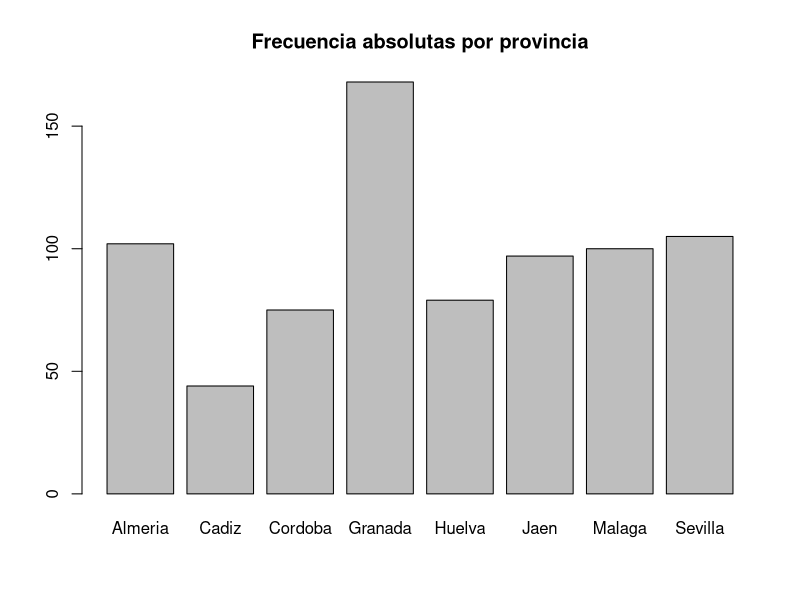
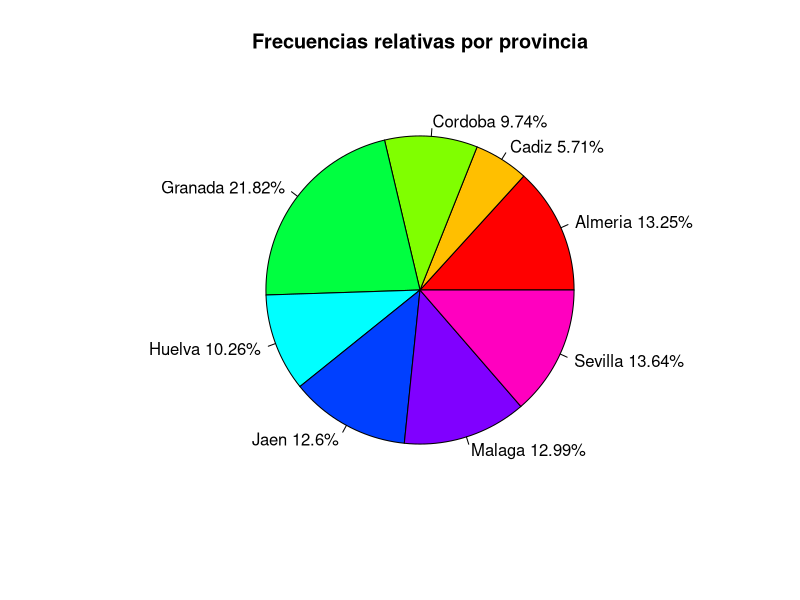
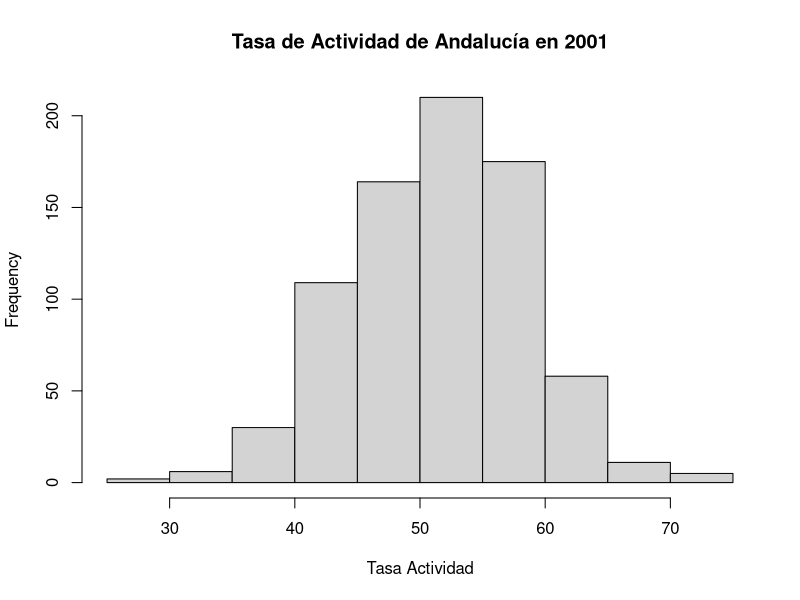
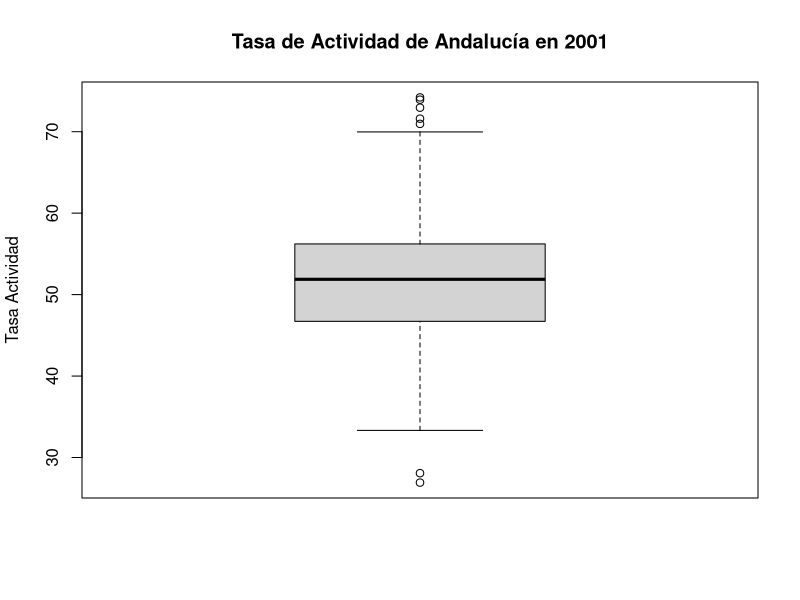
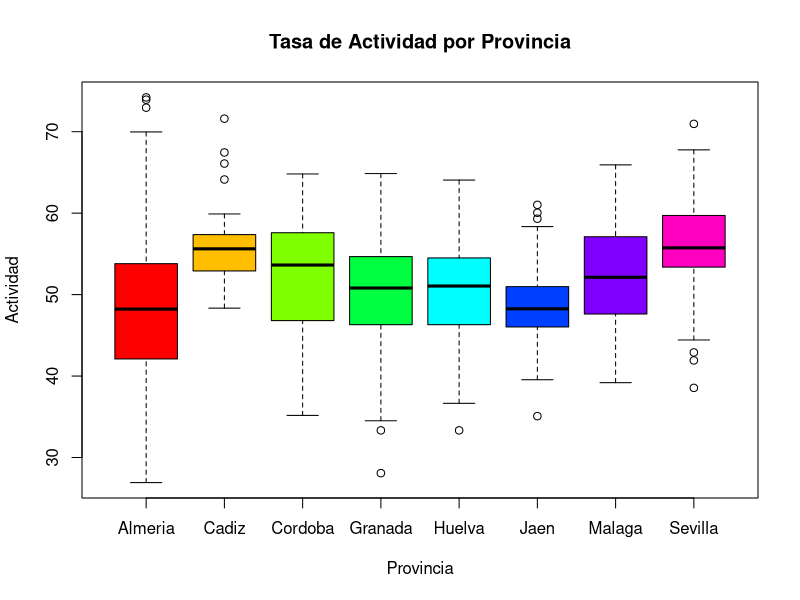

Recreate these plots in R, in order.
#####################1. Cálculo de nuevas variables, recodificación y filtrado#####################

#Importamos el fichero de jaen
#Código INE del municipio.
#Nombre del municipio.
#Consumo de energía eléctrica en megavatios por hora.
#Consumo medio de agua en invierno, en metros cúbicos por día.
#Consumo medio de agua en verano, en metros cúbicos por día.
#Destino de los residuos sólidos urbanos: las posibilidades son vertedero controlado, vertedero incontrolado, compostaje.
#Cantidad de residuos sólidos urbanos, en toneladas.

#1. Importar el fichero JaenIndicadores.txt y denominar a la hoja de datos (data frame) Datos.Jaen
Datos.Jaen <- read.table('./Datos/JaenIndicadores-utf8.txt',sep="\t", header=TRUE, encoding  ="UTF-8")
#Limpiar datos faltantes
Datos.Jaen <- Datos.Jaen[!Datos.Jaen$poblacion == "..", ]
options(warn=-1)
#Cambiar comas por puntos para poder calcular más tarde
Datos.Jaen$residuoscant <- gsub("\\,", ".", Datos.Jaen$residuoscant)
#Cambiar a numerico o doble las variables para los calculos
Datos.Jaen$poblacion <- (as.numeric(as.character(Datos.Jaen$poblacion)))
Datos.Jaen$consumoelec <- (as.numeric(as.character(Datos.Jaen$consumoelec)))
Datos.Jaen$consumoaguainv <- (as.numeric(as.character(Datos.Jaen$consumoaguainv)))
Datos.Jaen$consumoaguaver <- (as.numeric(as.character(Datos.Jaen$consumoaguaver)))
Datos.Jaen$residuoscant <- (as.double(Datos.Jaen$residuoscant))

#2. Recodificar la variable Poblacion en una variable cualitativa tipo factor llamada Tamaño con tres categorías:
#  Si la población es inferior a 2000 habitantes, Tamaño será “Pequeño”.
#  Si la población está entre 2000 y 4500 habitantes, Tamaño será “Mediano”.
#  Si la población es superior a 4500 habitantes, Tamaño será “Grande”.


Datos.Jaen$poblacioncat[Datos.Jaen$poblacion<= 2000] <- "Pequeño"

Datos.Jaen$poblacioncat[Datos.Jaen$poblacion> 2000 & (as.numeric(as.character(Datos.Jaen$poblacion)))< 4500] <- "Mediano"

Datos.Jaen$poblacioncat[Datos.Jaen$poblacion>= 4500] <- "Grande"

Datos.Jaen$poblacioncat <- as.factor(Datos.Jaen$poblacioncat)

#Datos.Jaen$poblacion <- Datos.Jaen$poblacioncat 

#Datos.Jaen<-Datos.Jaen[1:8]

options(warn=0)
#3. Calcular los siguientes promedios que se especifican a continuación y añadirlos como nuevas variables al fichero Datos.Jaen obtenidas a partir de las variables existentes: 
#  Variable elec.hab que contendrá el consumo de energía eléctrica por habitante, obtenida como Consumo.de.energia.electrica/Poblacion
#  Variable agua.hab que contendrá el consumo medio de agua por habitante y día, obtenida como (Consumo.de.agua..Invierno + Consumo.de.agua..V erano)/Poblacion
#  Variable res.hab que contendrá los residuos sólidos urbanos por habitante, obtenida como Residuos.solidos.urbanos..Cantidad/Poblacion
Datos.Jaen$elec.hab <- Datos.Jaen$consumoelec/Datos.Jaen$poblacion
Datos.Jaen$agua.hab <- (Datos.Jaen$consumoaguainv+Datos.Jaen$consumoaguaver)/Datos.Jaen$poblacion
Datos.Jaen$res.hab <- Datos.Jaen$residuoscant/Datos.Jaen$poblacion

#4. Crear una nueva hoja de datos con todas las variables que contiene actualmente el data frame Datos.Jaen, pero referida 
#sólo a los municipios de tamaño mediano y denominarla Datos.Jaen.Medianos

Datos.Jaen.Medianos <- Datos.Jaen[Datos.Jaen$poblacioncat == 'Mediano',]

#5. Guardar la hoja de datos Datos.Jaen con las nuevas variables creadas en los apartados anteriores y la hoja que contiene 
#los datos de las poblaciones medianas (Datos.Jaen.Medianos) en un archivo de datos de R y llamadlo JaenIndicadores.RData

save(Datos.Jaen, Datos.Jaen.Medianos, file = "./Datos/JaenIndicadores.RData")


#####################2. Análisis Estadístico Descriptivo de Datos#####################

#1. Importar el fichero Andalucia.txt y denominar a la hoja de datos (data frame) Datos.Andalucia. Comprobar si en el archivo 
#.txt hay datos faltantes y cómo están codificados.

Datos.Andalucia <-  read.table('./Datos/Andalucia-utf8.txt',sep="\t", header=TRUE, encoding  ="UTF-8")
Datos.Andalucia[Datos.Andalucia$Renta.familiar.por.habitante.2003 == "..","Renta.familiar.por.habitante.2003"] <- NA

#2. A partir de la variable código INE, construir una variable tipo factor que distinga la provincia de pertenencia de cada municipio,
#denominarla “Provincia” y añadirla al data frame. 
#head(ine)
Datos.fProv = c("Almeria","Cadiz","Cordoba","Granada","Huelva","Jaen","Malaga","Sevilla")

Datos.Andalucia$IdINE <- substr(Datos.Andalucia$Codigo.INE,1,nchar(Datos.Andalucia$Codigo.INE)-3)

Datos.Andalucia$Provincia[Datos.Andalucia$IdINE == 4] <- Datos.fProv[1]
Datos.Andalucia$Provincia[Datos.Andalucia$IdINE == 11] <- Datos.fProv[2]
Datos.Andalucia$Provincia[Datos.Andalucia$IdINE == 14] <- Datos.fProv[3]
Datos.Andalucia$Provincia[Datos.Andalucia$IdINE == 18] <- Datos.fProv[4]
Datos.Andalucia$Provincia[Datos.Andalucia$IdINE == 21] <- Datos.fProv[5]
Datos.Andalucia$Provincia[Datos.Andalucia$IdINE == 23] <- Datos.fProv[6]
Datos.Andalucia$Provincia[Datos.Andalucia$IdINE == 29] <- Datos.fProv[7]
Datos.Andalucia$Provincia[Datos.Andalucia$IdINE == 41] <- Datos.fProv[8]

#Obtener la distribución de frecuencias absolutas y relativas, un diagrama de barras con las frecuencias absolutas y un 
#diagrama de sectores con las frecuencias relativas en porcentajes de esta variable tipo factor. 
#¿Qué provincia tiene más municipios? ¿Cuál tiene menos? ¿Qué porcentaje representa en cada caso?

Datos.Andalucia$Provincia <- as.factor(Datos.Andalucia$Provincia)
print('Frecuencia absoluta: ')
frec.abs <-table(Datos.Andalucia$Provincia)
frec.abs
print('Frecuencia relativa')
frec.rel <-table(Datos.Andalucia$Provincia)/sum(table(Datos.Andalucia$Provincia))*100
frec.rel
#Bar plot frecuencias absolutas
barplot(frec.abs, main="Frecuencia absolutas por provincia")

#Pie plot frecuencias relativas
slices <- frec.rel
lbls <- rownames(frec.rel)
pct <- round(slices/sum(slices)*100,2)
lbls <- paste(lbls, pct) # add percents to labels
lbls <- paste(lbls,"%",sep="") # ad % to labels
pie(slices,labels = lbls, col=rainbow(length(lbls)), main="Frecuencias relativas por provincia") 

#3. Obtener un resumen descriptivo de la variable tasa de actividad de 2001 que incluya parámetros de posición, dispersión, asimetría
#y curtosis, histograma y diagrama de caja. En función de este resumen, contestar a las siguientes preguntas:

#Vamos a arreglar la columna para los calculos
#Cambiar comas por puntos. Si lo dejaramos como está la conversión a otro tipo de dato sería errónea.

Datos.Andalucia$Tasa.actividad.2001 <- gsub("\\,", ".", Datos.Andalucia$Tasa.actividad.2001)
Datos.Andalucia$Tasa.actividad.2001 <- (as.double(Datos.Andalucia$Tasa.actividad.2001))

#####################Parámetros de posición#####################

summary(Datos.Andalucia$Tasa.actividad.2001)
#Media
media <- mean(Datos.Andalucia$Tasa.actividad.2001)
#Mediana
mediana <- median(Datos.Andalucia$Tasa.actividad.2001, na.rm=T)
# Percentil 5% y percentil 95%
percep <-quantile(Datos.Andalucia$Tasa.actividad.2001,probs=c(0.05,0.95),na.rm=TRUE)
## Mínimo
min.Tasa<-min(Datos.Andalucia$Tasa.actividad.2001, na.rm=T)
## Máximo
max.Tasa<-max(Datos.Andalucia$Tasa.actividad.2001, na.rm=T)
## Primer cuartil
q1.Tasa<-quantile(Datos.Andalucia$Tasa.actividad.2001, probs=0.25, na.rm=T)
## Tercer cuartil
q3.Tasa<-quantile(Datos.Andalucia$Tasa.actividad.2001, probs=0.75, na.rm=T)

#####################Parámetros de dispersión#####################
# Desviación típica
Des.tipica <- sd(Datos.Andalucia$Tasa.actividad.2001,na.rm=TRUE)
# Varianza
Varianza <- var(Datos.Andalucia$Tasa.actividad.2001,na.rm=TRUE)
# Recorrido intercuartílico
ri.Tasa<-q3.Tasa-q1.Tasa
# Rango
rango.Tasa<-max.Tasa-min.Tasa


#####################Parámetros de forma###################
install.packages("e1071", dep = TRUE)
library(e1071)
coef_asimetria <- skewness(Datos.Andalucia$Tasa.actividad.2001,na.rm=TRUE)
print (coef_asimetria)

coef_curtosis <- kurtosis(Datos.Andalucia$Tasa.actividad.2001,na.rm=TRUE)
print (coef_curtosis)

#histograma
hist(Datos.Andalucia$Tasa.actividad.2001, main = "Tasa de Actividad de Andalucía en 2001", xlab="Tasa Actividad")

#Diagrama de caja
boxplot(Datos.Andalucia$Tasa.actividad.2001, main = "Tasa de Actividad de Andalucía en 2001", 
        col = "lightgray", ylab="Tasa Actividad")


#3.1. ¿Cuál es la tasa media de actividad de los municipios andaluces? 
#¿Crees que este valor es adecuado para representar la Tasa de Actividad de los municipios andaluces durante 2001?

#Valor medio = 51.44
#Creemos que es un valor correcto ya que no tenemos outlayers muy grandes lo que hace que la media y la media estén muy cercanas

#3.2. ¿Cómo valoras la homogeneidad de los valores de la tasa de actividad en los municipios andaluces? 
#¿Qué parámetro elegirías para representar la dispersión de la Tasa de Actividad de 2001?

#En el dataset analizado la tasa de actividad parece homogneo ya que los datos no presentan mucha desviación y el coeficiente de
#asimetría presenta un valor muy bajo.

#Podemos elegir la desviación típica ya que es una medida de dispersión de las variables Des.tipica. Segun los valores que tenemos
#consideramos que el valor de desviación típica 6.98 es bastante bajo viendo que los valores estan entre 30 y 70

#3.3. ¿En ese sentido, qué municipios andaluces destacan significativamente del resto (como atípicos) 
#por su alta tasa de actividad y por su baja tasa de actividad? ¿Se te ocurre alguna explicación al respecto?

#which(Datos.Andalucia$Tasa.actividad.2001==min.Tasa)
outlier_values <- boxplot.stats(Datos.Andalucia$Tasa.actividad.2001)$out #vemos los outlayers
Datos.Andalucia$Municipio[which(Datos.Andalucia$Tasa.actividad.2001<=28.08)] #-- Benitagla    Lobras  
Datos.Andalucia$Municipio[which(Datos.Andalucia$Tasa.actividad.2001>=70.96)] #-- Vícar                Ejido (El)           Mojonera (La)        Alcalá del Valle     Castilleja de Guzmán)$out 

#En principio, no parece que los outliers se deban a datos anómalos o mal registrados, puesto que la tasa de actividad no deja de ser un valor razonable.
#Para los municipios que poseen una tasa de actividad baja (Benitagla y Lobras) se ha observado que se trata de pueblos con muy poca población y una edad media bastante elevada. Lo cual explicaria una reducida tasa de actividad.
#Por el contrario, los municipios que presentan una tasa de actividad alta (Vícar, Ejido (El), Mojonera (La), Alcalá del Valle y Castilleja de Guzmán)
#son municipios con una media de edad baja y de poblacion bastante elevada, lo cual explicaria una tasa de actividad mas alta.


#3.4. ¿Cómo valoras la simetría de la distribución de frecuencia?

#Es bastante simétrica ya que el coefieciente de asimetria es cercano a 0. 

#4. Obtener un gráfico de caja de la Tasa de actividad en 2001 en función de la provincia y describe brevemente la información que contienen los datos a partir del gráfico.

boxplot(formula = Datos.Andalucia$Tasa.actividad.2001 ~ Datos.Andalucia$Provincia, 
        main = "Tasa de Actividad por Provincia",
        xlab = "Provincia",
        ylab = "Actividad",
        col = rainbow(8))

#A la vista del gráfico de cajas podemos observar que la mediana en todas las provincias se situa entorno al mismo rango (entre el 45 y 55 de Tasa de Actividad). Hecho que coincide 
#con el análisis realizado por el conjunto de tasa de actividad sobre todo el conjunto andaluz.
#Además, si bien es cierto que la mayoría de provincias presentan una varianza similar, hay casos especiales como puede ser Almería (que muestra una alta dispersión)
#y Cádiz (que presenta una varianza muy baja, lo que hace que la mayoría de valores se sitúen próximos a su mediana).
#Por otra parte, a pesar de que tanto Cádiz como Sevilla presentan ligeras asimetrías negativa y positiva, respectivamente, no se trata de asimetrías que puedan ser
#consideradas significativas. En conclusión podemos afirmar que la tasa de actividad de todas las provincias presentan un coeficiente de asimetría prácticamente nulo.
#Por último, podemos observar como el conjunto de outliers depende de cada provincia. Habiendo provincias que no presentan datos anómalos (Córdoba o Málaga),
#mientras que otras representan varios outliers (Cádiz y Sevilla, por ejemplo).
